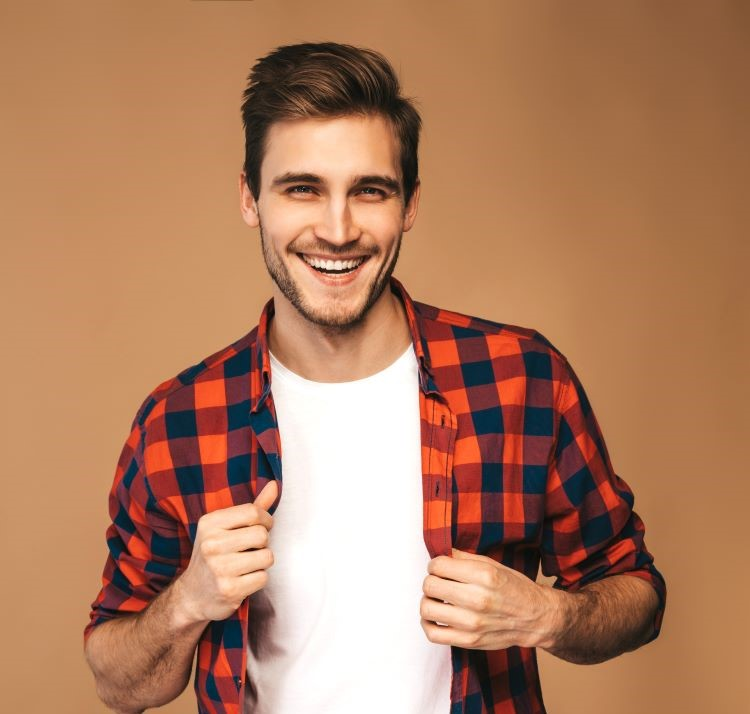
#> input picture mens shirts.jpg, 750 x 714 px
$ python draw.py
#> lines starting #> are read from the running program, lines starting #| are printed output that depends on the picture
import cv2
image=cv2.imread("mens shirts.jpg",1)
#> image is the input picture: shape (714, 750, 3); mean B, G, R 95.6, 125.6, 175.5
cv2.line(image,(0,0),(400,400),(255,0,0),5)
cv2.rectangle(image,(0,0),(400,400),(0,255,0),4)
cv2.circle(image,(200,200),100,(0,0,255),-1)
font=cv2.FONT_HERSHEY_COMPLEX
cv2.putText(image,"hello",(100,100),font,4,(10,56,167))
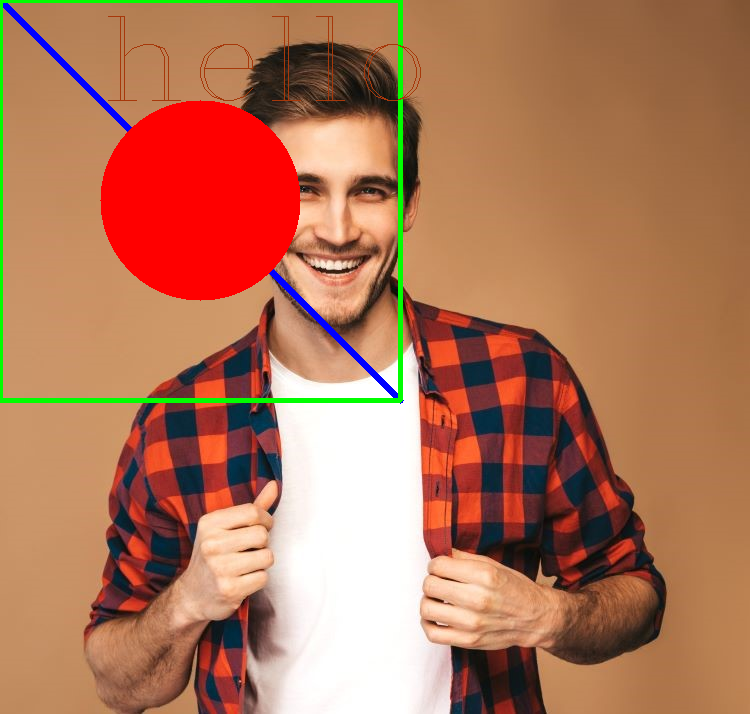
#> image: shape (714, 750, 3); mean B, G, R 89, 118.1, 176.3
cv2.imshow("image",image)
cv2.waitKey(0)
cv2.destroyAllWindows()
